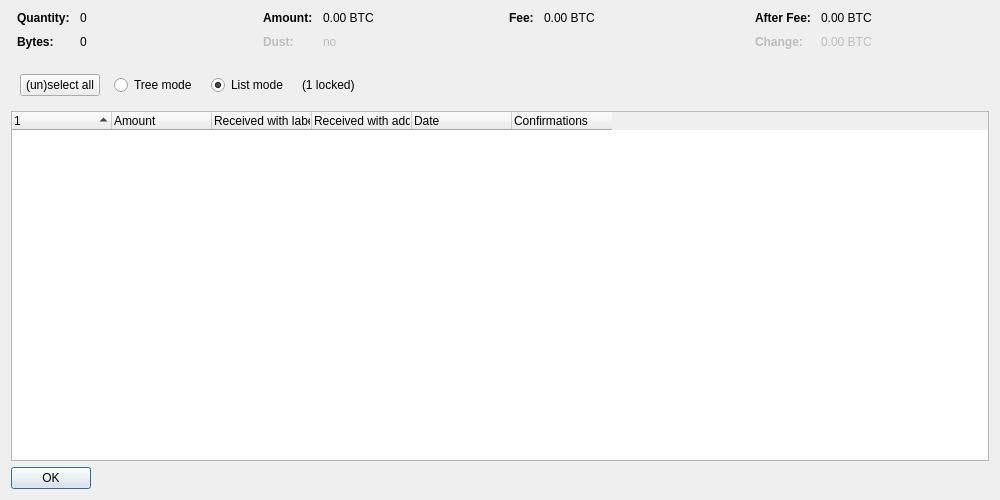
<?xml version="1.0" encoding="UTF-8"?>
<ui version="4.0">
 <class>CoinControlDialog</class>
 <widget class="QDialog" name="CoinControlDialog">
  <property name="geometry">
   <rect>
    <x>0</x>
    <y>0</y>
    <width>1000</width>
    <height>500</height>
   </rect>
  </property>
  <property name="windowTitle">
   <string>Coin Selection</string>
  </property>
  <layout class="QVBoxLayout" name="verticalLayout">
   <item>
    <layout class="QHBoxLayout" name="horizontalLayoutTop" stretch="0,0,0,0">
     <property name="topMargin">
      <number>0</number>
     </property>
     <property name="bottomMargin">
      <number>10</number>
     </property>
     <item>
      <layout class="QFormLayout" name="formLayoutCoinControl1">
       <property name="horizontalSpacing">
        <number>10</number>
       </property>
       <property name="verticalSpacing">
        <number>10</number>
       </property>
       <property name="leftMargin">
        <number>6</number>
       </property>
       <property name="rightMargin">
        <number>6</number>
       </property>
       <item row="0" column="0">
        <widget class="QLabel" name="labelCoinControlQuantityText">
         <property name="font">
          <font>
           <weight>75</weight>
           <bold>true</bold>
          </font>
         </property>
         <property name="text">
          <string>Quantity:</string>
         </property>
        </widget>
       </item>
       <item row="0" column="1">
        <widget class="QLabel" name="labelCoinControlQuantity">
         <property name="cursor">
          <cursorShape>IBeamCursor</cursorShape>
         </property>
         <property name="contextMenuPolicy">
          <enum>Qt::ActionsContextMenu</enum>
         </property>
         <property name="text">
          <string notr="true">0</string>
         </property>
         <property name="textInteractionFlags">
          <set>Qt::LinksAccessibleByMouse|Qt::TextSelectableByKeyboard|Qt::TextSelectableByMouse</set>
         </property>
        </widget>
       </item>
       <item row="1" column="0">
        <widget class="QLabel" name="labelCoinControlBytesText">
         <property name="font">
          <font>
           <weight>75</weight>
           <bold>true</bold>
          </font>
         </property>
         <property name="text">
          <string>Bytes:</string>
         </property>
        </widget>
       </item>
       <item row="1" column="1">
        <widget class="QLabel" name="labelCoinControlBytes">
         <property name="cursor">
          <cursorShape>IBeamCursor</cursorShape>
         </property>
         <property name="contextMenuPolicy">
          <enum>Qt::ActionsContextMenu</enum>
         </property>
         <property name="text">
          <string notr="true">0</string>
         </property>
         <property name="textInteractionFlags">
          <set>Qt::LinksAccessibleByMouse|Qt::TextSelectableByKeyboard|Qt::TextSelectableByMouse</set>
         </property>
        </widget>
       </item>
      </layout>
     </item>
     <item>
      <layout class="QFormLayout" name="formLayoutCoinControl2">
       <property name="horizontalSpacing">
        <number>10</number>
       </property>
       <property name="verticalSpacing">
        <number>10</number>
       </property>
       <property name="leftMargin">
        <number>6</number>
       </property>
       <property name="rightMargin">
        <number>6</number>
       </property>
       <item row="0" column="0">
        <widget class="QLabel" name="labelCoinControlAmountText">
         <property name="font">
          <font>
           <weight>75</weight>
           <bold>true</bold>
          </font>
         </property>
         <property name="text">
          <string>Amount:</string>
         </property>
        </widget>
       </item>
       <item row="0" column="1">
        <widget class="QLabel" name="labelCoinControlAmount">
         <property name="cursor">
          <cursorShape>IBeamCursor</cursorShape>
         </property>
         <property name="contextMenuPolicy">
          <enum>Qt::ActionsContextMenu</enum>
         </property>
         <property name="text">
          <string notr="true">0.00 BTC</string>
         </property>
         <property name="textInteractionFlags">
          <set>Qt::LinksAccessibleByMouse|Qt::TextSelectableByKeyboard|Qt::TextSelectableByMouse</set>
         </property>
        </widget>
       </item>
       <item row="1" column="0">
        <widget class="QLabel" name="labelCoinControlLowOutputText">
         <property name="enabled">
          <bool>false</bool>
         </property>
         <property name="font">
          <font>
           <weight>75</weight>
           <bold>true</bold>
          </font>
         </property>
         <property name="text">
          <string>Dust:</string>
         </property>
        </widget>
       </item>
       <item row="1" column="1">
        <widget class="QLabel" name="labelCoinControlLowOutput">
         <property name="enabled">
          <bool>false</bool>
         </property>
         <property name="cursor">
          <cursorShape>IBeamCursor</cursorShape>
         </property>
         <property name="contextMenuPolicy">
          <enum>Qt::ActionsContextMenu</enum>
         </property>
         <property name="text">
          <string notr="true">no</string>
         </property>
         <property name="textInteractionFlags">
          <set>Qt::LinksAccessibleByMouse|Qt::TextSelectableByKeyboard|Qt::TextSelectableByMouse</set>
         </property>
        </widget>
       </item>
      </layout>
     </item>
     <item>
      <layout class="QFormLayout" name="formLayoutCoinControl3">
       <property name="horizontalSpacing">
        <number>10</number>
       </property>
       <property name="verticalSpacing">
        <number>10</number>
       </property>
       <property name="leftMargin">
        <number>6</number>
       </property>
       <property name="rightMargin">
        <number>6</number>
       </property>
       <item row="0" column="0">
        <widget class="QLabel" name="labelCoinControlFeeText">
         <property name="font">
          <font>
           <weight>75</weight>
           <bold>true</bold>
          </font>
         </property>
         <property name="text">
          <string>Fee:</string>
         </property>
        </widget>
       </item>
       <item row="0" column="1">
        <widget class="QLabel" name="labelCoinControlFee">
         <property name="cursor">
          <cursorShape>IBeamCursor</cursorShape>
         </property>
         <property name="contextMenuPolicy">
          <enum>Qt::ActionsContextMenu</enum>
         </property>
         <property name="text">
          <string notr="true">0.00 BTC</string>
         </property>
         <property name="textInteractionFlags">
          <set>Qt::LinksAccessibleByMouse|Qt::TextSelectableByKeyboard|Qt::TextSelectableByMouse</set>
         </property>
        </widget>
       </item>
      </layout>
     </item>
     <item>
      <layout class="QFormLayout" name="formLayoutCoinControl4">
       <property name="horizontalSpacing">
        <number>10</number>
       </property>
       <property name="verticalSpacing">
        <number>10</number>
       </property>
       <property name="leftMargin">
        <number>6</number>
       </property>
       <property name="rightMargin">
        <number>6</number>
       </property>
       <item row="0" column="0">
        <widget class="QLabel" name="labelCoinControlAfterFeeText">
         <property name="font">
          <font>
           <weight>75</weight>
           <bold>true</bold>
          </font>
         </property>
         <property name="text">
          <string>After Fee:</string>
         </property>
        </widget>
       </item>
       <item row="0" column="1">
        <widget class="QLabel" name="labelCoinControlAfterFee">
         <property name="cursor">
          <cursorShape>IBeamCursor</cursorShape>
         </property>
         <property name="contextMenuPolicy">
          <enum>Qt::ActionsContextMenu</enum>
         </property>
         <property name="text">
          <string notr="true">0.00 BTC</string>
         </property>
         <property name="textInteractionFlags">
          <set>Qt::LinksAccessibleByMouse|Qt::TextSelectableByKeyboard|Qt::TextSelectableByMouse</set>
         </property>
        </widget>
       </item>
       <item row="1" column="0">
        <widget class="QLabel" name="labelCoinControlChangeText">
         <property name="enabled">
          <bool>false</bool>
         </property>
         <property name="font">
          <font>
           <weight>75</weight>
           <bold>true</bold>
          </font>
         </property>
         <property name="text">
          <string>Change:</string>
         </property>
        </widget>
       </item>
       <item row="1" column="1">
        <widget class="QLabel" name="labelCoinControlChange">
         <property name="enabled">
          <bool>false</bool>
         </property>
         <property name="cursor">
          <cursorShape>IBeamCursor</cursorShape>
         </property>
         <property name="contextMenuPolicy">
          <enum>Qt::ActionsContextMenu</enum>
         </property>
         <property name="text">
          <string notr="true">0.00 BTC</string>
         </property>
         <property name="textInteractionFlags">
          <set>Qt::LinksAccessibleByMouse|Qt::TextSelectableByKeyboard|Qt::TextSelectableByMouse</set>
         </property>
        </widget>
       </item>
      </layout>
     </item>
    </layout>
   </item>
   <item>
    <widget class="QFrame" name="frame">
     <property name="minimumSize">
      <size>
       <width>0</width>
       <height>40</height>
      </size>
     </property>
     <property name="frameShape">
      <enum>QFrame::NoFrame</enum>
     </property>
     <property name="frameShadow">
      <enum>QFrame::Sunken</enum>
     </property>
     <layout class="QHBoxLayout" name="horizontalLayout">
      <item>
       <layout class="QHBoxLayout" name="horizontalLayoutPanel" stretch="0,0,0,0,0">
        <property name="spacing">
         <number>14</number>
        </property>
        <item>
         <widget class="QPushButton" name="pushButtonSelectAll">
          <property name="sizePolicy">
           <sizepolicy hsizetype="Maximum" vsizetype="Fixed">
            <horstretch>0</horstretch>
            <verstretch>0</verstretch>
           </sizepolicy>
          </property>
          <property name="text">
           <string>(un)select all</string>
          </property>
          <property name="autoDefault">
           <bool>false</bool>
          </property>
         </widget>
        </item>
        <item>
         <widget class="QRadioButton" name="radioTreeMode">
          <property name="sizePolicy">
           <sizepolicy hsizetype="Maximum" vsizetype="Fixed">
            <horstretch>0</horstretch>
            <verstretch>0</verstretch>
           </sizepolicy>
          </property>
          <property name="text">
           <string>Tree mode</string>
          </property>
         </widget>
        </item>
        <item>
         <widget class="QRadioButton" name="radioListMode">
          <property name="sizePolicy">
           <sizepolicy hsizetype="Maximum" vsizetype="Fixed">
            <horstretch>0</horstretch>
            <verstretch>0</verstretch>
           </sizepolicy>
          </property>
          <property name="text">
           <string>List mode</string>
          </property>
          <property name="checked">
           <bool>true</bool>
          </property>
         </widget>
        </item>
        <item>
         <widget class="QLabel" name="labelLocked">
          <property name="text">
           <string notr="true">(1 locked)</string>
          </property>
         </widget>
        </item>
        <item>
         <spacer name="horizontalSpacer">
          <property name="orientation">
           <enum>Qt::Horizontal</enum>
          </property>
          <property name="sizeHint" stdset="0">
           <size>
            <width>40</width>
            <height>20</height>
           </size>
          </property>
         </spacer>
        </item>
       </layout>
      </item>
     </layout>
    </widget>
   </item>
   <item>
    <widget class="CoinControlTreeWidget" name="treeWidget">
     <property name="contextMenuPolicy">
      <enum>Qt::CustomContextMenu</enum>
     </property>
     <property name="sortingEnabled">
      <bool>false</bool>
     </property>
     <property name="columnCount">
      <number>6</number>
     </property>
     <attribute name="headerShowSortIndicator" stdset="0">
      <bool>true</bool>
     </attribute>
     <attribute name="headerStretchLastSection">
      <bool>false</bool>
     </attribute>
     <column>
      <property name="text">
       <string/>
      </property>
     </column>
     <column>
      <property name="text">
       <string>Amount</string>
      </property>
     </column>
     <column>
      <property name="text">
       <string>Received with label</string>
      </property>
     </column>
     <column>
      <property name="text">
       <string>Received with address</string>
      </property>
     </column>
     <column>
      <property name="text">
       <string>Date</string>
      </property>
     </column>
     <column>
      <property name="text">
       <string>Confirmations</string>
      </property>
      <property name="toolTip">
       <string>Confirmed</string>
      </property>
     </column>
     <column>
      <property name="text">
       <string/>
      </property>
     </column>
     <column>
      <property name="text">
       <string/>
      </property>
     </column>
     <column>
      <property name="text">
       <string/>
      </property>
     </column>
     <column>
      <property name="text">
       <string/>
      </property>
     </column>
    </widget>
   </item>
   <item>
    <widget class="QDialogButtonBox" name="buttonBox">
     <property name="sizePolicy">
      <sizepolicy hsizetype="Maximum" vsizetype="Fixed">
       <horstretch>0</horstretch>
       <verstretch>0</verstretch>
      </sizepolicy>
     </property>
     <property name="orientation">
      <enum>Qt::Horizontal</enum>
     </property>
     <property name="standardButtons">
      <set>QDialogButtonBox::Ok</set>
     </property>
    </widget>
   </item>
  </layout>
 </widget>
 <customwidgets>
  <customwidget>
   <class>CoinControlTreeWidget</class>
   <extends>QTreeWidget</extends>
   <header>qt/coincontroltreewidget.h</header>
  </customwidget>
 </customwidgets>
 <resources/>
 <connections/>
</ui>
